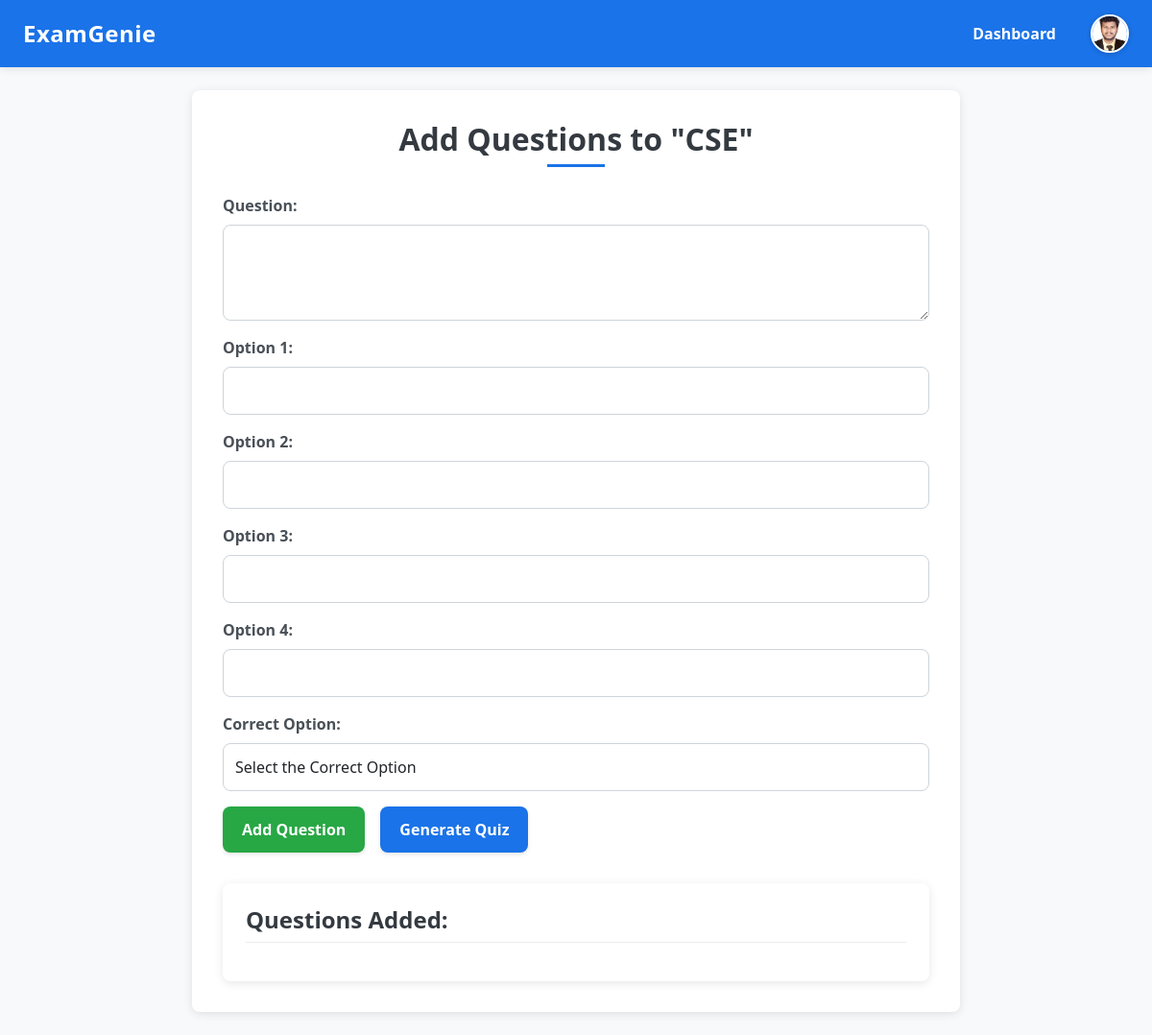
The page /11/add-question/ (signed in) on the database its author committed.
### main/models.py (models this page shows, shortened)
class Teacher(AbstractBaseUser, PermissionsMixin):
    email = models.EmailField(unique=True)
    first_name = models.CharField(max_length=50, null=True, blank=True)  # Allowing null
    last_name = models.CharField(max_length=50, null=True, blank=True)  # Allowing null
    profile_photo = models.ImageField(upload_to='profile_photos/', null=True, blank=True)  # Allowing null
    specialization = models.CharField(max_length=100)
    is_active = models.BooleanField(default=True)
    is_staff = models.BooleanField(default=False)
    objects = TeacherManager()
    USERNAME_FIELD = 'email'
    REQUIRED_FIELDS = []

class Quiz(models.Model):
    teacher = models.ForeignKey('Teacher', on_delete=models.CASCADE, related_name='quizzes')
    title = models.CharField(max_length=255)
    description = models.TextField(blank=True, null=True)
    expiration_date = models.DateTimeField()
    quiz_code = models.UUIDField(default=uuid.uuid4, unique=True, editable=False)  # Unique quiz link
    duration = models.IntegerField(default=30)  # Duration in minutes

### main/views3.py (the view, shortened to what this page needs)
# urls.py: path("<int:quiz_id>/add-question/", views3.add_quiz_question, name="add_quiz_question"),
def add_quiz_question(request, quiz_id):
    quiz = get_object_or_404(Quiz, id=quiz_id)
    return render(request, "main/add_quiz_question.html", {"quiz": quiz})

### main/templates/main/add_quiz_question.html (shortened to what this page needs)
<!DOCTYPE html>
<html lang="en">
<head>
    <link rel="stylesheet" href="https://cdn.jsdelivr.net/npm/bootstrap@5.3.0/dist/css/bootstrap.min.css">
</head>
<body>
    <nav class="navbar">
        <a href="{% if user.is_authenticated %}{% url 'dashboard' %}{% else %}{% url 'login' %}{% endif %}" class="navbar-brand">
            ExamGenie
        </a>
        <div class="nav-links">
            <a href="{% url 'dashboard' %}" class="nav-link">Dashboard</a>
            <div class="profile-container">
                <img src="{{ user.profile_photo.url }}" alt="Profile" id="profile-pic" class="profile-pic">
            </div>
        </div>
    </nav>
    <div class="main-container">
        <h2>Add Questions to "{{ quiz.title }}"</h2>
        <form id="question-form" class="needs-validation" novalidate>
            <div class="mb-3">
                <label class="form-label">Question:</label>
                <textarea name="question" id="question" class="form-control" required></textarea>
            </div>
            <div class="mb-3">
                <label class="form-label">Option 1:</label>
                <input type="text" name="option_1" id="option_1" class="form-control" required>
            </div>
            <div class="mb-3">
                <label class="form-label">Option 2:</label>
                <input type="text" name="option_2" id="option_2" class="form-control" required>
            </div>
            <div class="mb-3">
                <label class="form-label">Option 3:</label>
                <input type="text" name="option_3" id="option_3" class="form-control" required>
            </div>
            <div class="mb-3">
                <label class="form-label">Option 4:</label>
                <input type="text" name="option_4" id="option_4" class="form-control" required>
            </div>
            <div class="mb-3">
                <label class="form-label">Correct Option:</label>
                <select name="correct_option" id="correct_option" class="form-control" required>
                    <option value="">Select the Correct Option</option>
                </select>
            </div>
            <div class="d-flex gap-3">
                <button type="button" id="add-question" class="btn btn-success">Add Question</button>
                <button type="button" id="generate-quiz" class="btn btn-primary" data-quiz-id="{{ quiz.id }}">Generate Quiz</button>
            </div>
        </form>
        <div id="questions-list">
            <h4>Questions Added:</h4>
        </div>
    </div>
</body>
</html>

### main/templates/main/add_quiz_question.html (style rules this page uses)
:root { --primary-color: #1a73e8; --primary-dark: #0d5bba; --secondary-color: #28a745; --secondary-dark: #218838; --light-bg: #f8f9fa; --border-radius: 8px; --box-shadow: 0 2px 10px rgba(0, 0, 0, 0.1); }
body { background-color: var(--light-bg); font-family: 'Segoe UI', Tahoma, Geneva, Verdana, sans-serif; padding-top: 70px; }
.navbar { background-color: var(--primary-color); position: fixed; top: 0; left: 0; right: 0; z-index: 1030; padding: 12px 24px; box-shadow: 0 2px 8px rgba(0, 0, 0, 0.1); display: flex; justify-content: space-between; align-items: center; }
.navbar-brand { font-size: 24px; font-weight: 700; color: white; text-decoration: none; letter-spacing: 0.5px; }
.nav-links { display: flex; align-items: center; gap: 20px; }
.nav-link { color: white; text-decoration: none; font-weight: 600; padding: 8px 16px; border-radius: var(--border-radius); transition: background-color 0.2s ease; }
.profile-container { position: relative; display: flex; align-items: center; }
.profile-pic { width: 40px; height: 40px; border-radius: 50%; object-fit: cover; border: 2px solid white; cursor: pointer; box-shadow: 0 1px 5px rgba(0, 0, 0, 0.2); transition: transform 0.2s; }
.main-container { max-width: 800px; background: white; padding: 32px; border-radius: var(--border-radius); box-shadow: var(--box-shadow); margin: 24px auto; }
h2 { text-align: center; font-weight: 700; color: #343a40; margin-bottom: 28px; position: relative; padding-bottom: 10px; }
h2:after { content: ""; position: absolute; bottom: 0; left: 50%; transform: translateX(-50%); width: 60px; height: 3px; background-color: var(--primary-color); }
.form-label { font-weight: 600; color: #495057; margin-bottom: 8px; }
.form-control { border-radius: var(--border-radius); padding: 12px; font-size: 16px; border: 1px solid #ced4da; transition: all 0.3s; }
textarea.form-control { min-height: 100px; }
.btn { padding: 12px 20px; font-size: 16px; border-radius: var(--border-radius); font-weight: 600; transition: all 0.3s ease; box-shadow: 0 2px 4px rgba(0, 0, 0, 0.1); }
.btn-success { background-color: var(--secondary-color); border: none; }
.btn-primary { background-color: var(--primary-color); border: none; }
#questions-list, #quiz-link-container { background: #ffffff; padding: 24px; border-radius: var(--border-radius); box-shadow: var(--box-shadow); margin-top: 32px; }
h4 { color: #343a40; font-weight: 600; margin-bottom: 16px; padding-bottom: 8px; border-bottom: 1px solid #e9ecef; }

### rows shown on the page
Teacher: profile_photo (picture)
Quiz: title "CSE"
